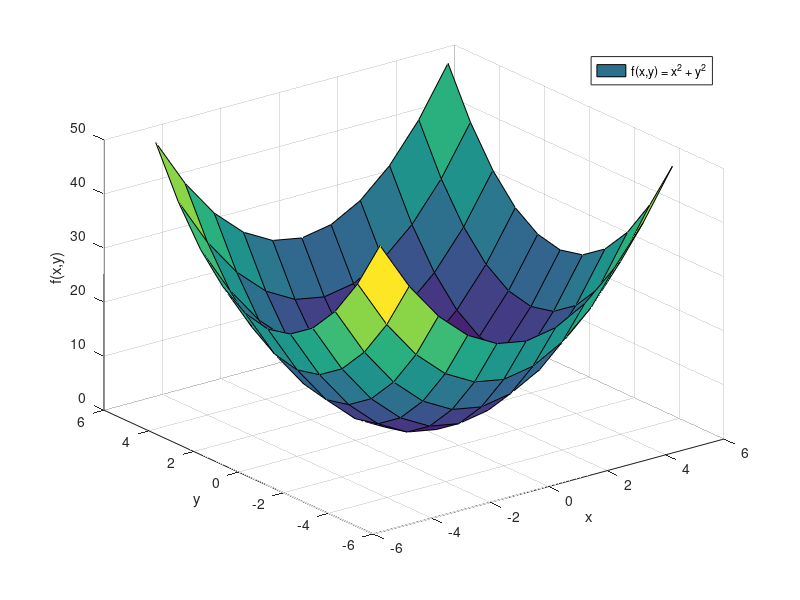

This figure's MATLAB source:
[x,y] = meshgrid(-5:1:5,-5:1:5);
z = (x.^2) + (y.^2);
surf(x,y,z);
xlabel('x');
ylabel('y');
zlabel('f(x,y)');
legend('f(x,y) = x^2 + y^2');
